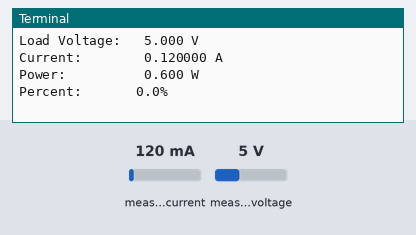
The program below on a simulated Raspberry Pi (BCM pin numbers). Parts: the last lines printed to the terminal. The test bench sets the inputs (shaded band); at power-on: measured voltage 5 V, measured current 120 mA. The clock reads 2024-03-15 10:24:30 at power-on unless the program sets it; files the program writes start out absent.

Above: at 1.2 s.
1.3 s: measured voltage set to 11.2 V
At 3.3 s:
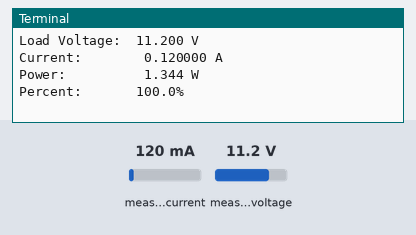
4.6 s: measured current set to 1000 mA
At 6.8 s:
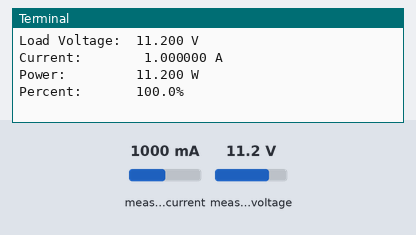
7.5 s: measured current set to 40 mA
At 8.6 s:
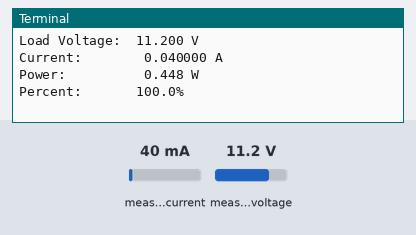
Timing chart, 0 to 10.5 s (numbered marks = the images above; inputs shaded):
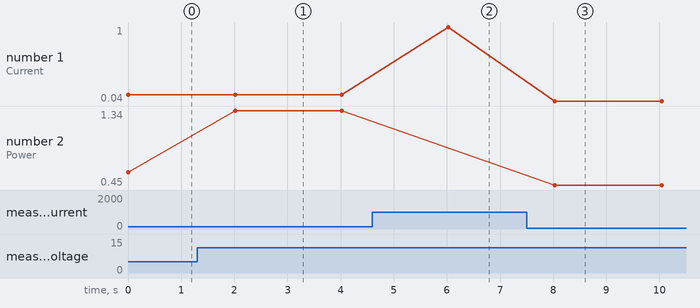

The program:

INA219.py
```python
import smbus
import time
from datetime import datetime

# Config Register (R/W)
_REG_CONFIG                 = 0x00
# SHUNT VOLTAGE REGISTER (R)
_REG_SHUNTVOLTAGE           = 0x01

# BUS VOLTAGE REGISTER (R)
_REG_BUSVOLTAGE             = 0x02

# POWER REGISTER (R)
_REG_POWER                  = 0x03

# CURRENT REGISTER (R)
_REG_CURRENT                = 0x04

# CALIBRATION REGISTER (R/W)
_REG_CALIBRATION            = 0x05

class BusVoltageRange:
    """Constants for ``bus_voltage_range``"""
    RANGE_16V               = 0x00      # set bus voltage range to 16V
    RANGE_32V               = 0x01      # set bus voltage range to 32V (default)

class Gain:
    """Constants for ``gain``"""
    DIV_1_40MV              = 0x00      # shunt prog. gain set to  1, 40 mV range
    DIV_2_80MV              = 0x01      # shunt prog. gain set to /2, 80 mV range
    DIV_4_160MV             = 0x02      # shunt prog. gain set to /4, 160 mV range
    DIV_8_320MV             = 0x03      # shunt prog. gain set to /8, 320 mV range

class ADCResolution:
    """Constants for ``bus_adc_resolution`` or ``shunt_adc_resolution``"""
    ADCRES_9BIT_1S          = 0x00      #  9bit,   1 sample,     84us
    ADCRES_10BIT_1S         = 0x01      # 10bit,   1 sample,    148us
    ADCRES_11BIT_1S         = 0x02      # 11 bit,  1 sample,    276us
    ADCRES_12BIT_1S         = 0x03      # 12 bit,  1 sample,    532us
    ADCRES_12BIT_2S         = 0x09      # 12 bit,  2 samples,  1.06ms
    ADCRES_12BIT_4S         = 0x0A      # 12 bit,  4 samples,  2.13ms
    ADCRES_12BIT_8S         = 0x0B      # 12bit,   8 samples,  4.26ms
    ADCRES_12BIT_16S        = 0x0C      # 12bit,  16 samples,  8.51ms
    ADCRES_12BIT_32S        = 0x0D      # 12bit,  32 samples, 17.02ms
    ADCRES_12BIT_64S        = 0x0E      # 12bit,  64 samples, 34.05ms
    ADCRES_12BIT_128S       = 0x0F      # 12bit, 128 samples, 68.10ms

class Mode:
    """Constants for ``mode``"""
    POWERDOW                = 0x00      # power down
    SVOLT_TRIGGERED         = 0x01      # shunt voltage triggered
    BVOLT_TRIGGERED         = 0x02      # bus voltage triggered
    SANDBVOLT_TRIGGERED     = 0x03      # shunt and bus voltage triggered
    ADCOFF                  = 0x04      # ADC off
    SVOLT_CONTINUOUS        = 0x05      # shunt voltage continuous
    BVOLT_CONTINUOUS        = 0x06      # bus voltage continuous
    SANDBVOLT_CONTINUOUS    = 0x07      # shunt and bus voltage continuous


class INA219:
    def __init__(self, i2c_bus=1, addr=0x40):
        self.bus = smbus.SMBus(i2c_bus);
        self.addr = addr

        # Set chip to known config values to start
        self._cal_value = 0
        self._current_lsb = 0
        self._power_lsb = 0
        self.set_calibration_32V_2A()

    def read(self,address):
        data = self.bus.read_i2c_block_data(self.addr, address, 2)
        return ((data[0] * 256 ) + data[1])

    def write(self,address,data):
        temp = [0,0]
        temp[1] = data & 0xFF
        temp[0] =(data & 0xFF00) >> 8
        self.bus.write_i2c_block_data(self.addr,address,temp)

    def set_calibration_32V_2A(self):
        """Configures to INA219 to be able to measure up to 32V and 2A of current. Counter
           overflow occurs at 3.2A.
           ..note :: These calculations assume a 0.1 shunt ohm resistor is present
        """
        # By default we use a pretty huge range for the input voltage,
        # which probably isn't the most appropriate choice for system
        # that don't use a lot of power.  But all of the calculations
        # are shown below if you want to change the settings.  You will
        # also need to change any relevant register settings, such as
        # setting the VBUS_MAX to 16V instead of 32V, etc.

        # VBUS_MAX = 32V             (Assumes 32V, can also be set to 16V)
        # VSHUNT_MAX = 0.32          (Assumes Gain 8, 320mV, can also be 0.16, 0.08, 0.04)
        # RSHUNT = 0.1               (Resistor value in ohms)

        # 1. Determine max possible current
        # MaxPossible_I = VSHUNT_MAX / RSHUNT
        # MaxPossible_I = 3.2A

        # 2. Determine max expected current
        # MaxExpected_I = 2.0A

        # 3. Calculate possible range of LSBs (Min = 15-bit, Max = 12-bit)
        # MinimumLSB = MaxExpected_I/32767
        # MinimumLSB = 0.000061              (61uA per bit)
        # MaximumLSB = MaxExpected_I/4096
        # MaximumLSB = 0,000488              (488uA per bit)

        # 4. Choose an LSB between the min and max values
        #    (Preferrably a roundish number close to MinLSB)
        # CurrentLSB = 0.0001 (100uA per bit)
        self._current_lsb = .1  # Current LSB = 100uA per bit

        # 5. Compute the calibration register
        # Cal = trunc (0.04096 / (Current_LSB * RSHUNT))
        # Cal = 4096 (0x1000)

        self._cal_value = 4096

        # 6. Calculate the power LSB
        # PowerLSB = 20 * CurrentLSB
        # PowerLSB = 0.002 (2mW per bit)
        self._power_lsb = .002  # Power LSB = 2mW per bit

        # 7. Compute the maximum current and shunt voltage values before overflow
        #
        # Max_Current = Current_LSB * 32767
        # Max_Current = 3.2767A before overflow
        #
        # If Max_Current > Max_Possible_I then
        #    Max_Current_Before_Overflow = MaxPossible_I
        # Else
        #    Max_Current_Before_Overflow = Max_Current
        # End If
        #
        # Max_ShuntVoltage = Max_Current_Before_Overflow * RSHUNT
        # Max_ShuntVoltage = 0.32V
        #
        # If Max_ShuntVoltage >= VSHUNT_MAX
        #    Max_ShuntVoltage_Before_Overflow = VSHUNT_MAX
        # Else
        #    Max_ShuntVoltage_Before_Overflow = Max_ShuntVoltage
        # End If

        # 8. Compute the Maximum Power
        # MaximumPower = Max_Current_Before_Overflow * VBUS_MAX
        # MaximumPower = 3.2 * 32V
        # MaximumPower = 102.4W

        # Set Calibration register to 'Cal' calculated above
        self.write(_REG_CALIBRATION,self._cal_value)

        # Set Config register to take into account the settings above
        self.bus_voltage_range = BusVoltageRange.RANGE_32V
        self.gain = Gain.DIV_8_320MV
        self.bus_adc_resolution = ADCResolution.ADCRES_12BIT_32S
        self.shunt_adc_resolution = ADCResolution.ADCRES_12BIT_32S
        self.mode = Mode.SANDBVOLT_CONTINUOUS
        self.config = self.bus_voltage_range << 13 | \
                      self.gain << 11 | \
                      self.bus_adc_resolution << 7 | \
                      self.shunt_adc_resolution << 3 | \
                      self.mode
        self.write(_REG_CONFIG,self.config)

    def getShuntVoltage_mV(self):
        self.write(_REG_CALIBRATION,self._cal_value)
        value = self.read(_REG_SHUNTVOLTAGE)
        if value > 32767:
            value -= 65535
        return value * 0.01

    def getBusVoltage_V(self):
        self.write(_REG_CALIBRATION,self._cal_value)
        self.read(_REG_BUSVOLTAGE)
        return (self.read(_REG_BUSVOLTAGE) >> 3) * 0.004

    def getCurrent_mA(self):
        value = self.read(_REG_CURRENT)
        if value > 32767:
            value -= 65535
        return value * self._current_lsb

    def getPower_W(self):
        self.write(_REG_CALIBRATION,self._cal_value)
        value = self.read(_REG_POWER)
        if value > 32767:
            value -= 65535
        return value * self._power_lsb

if __name__=='__main__':

    # Create an INA219 instance.
    ina219 = INA219(addr=0x42)

    with open('output.log', 'w') as f:
        while True:
            bus_voltage = ina219.getBusVoltage_V()             # voltage on V- (load side)
            shunt_voltage = ina219.getShuntVoltage_mV() / 1000 # voltage between V+ and V- across the shunt
            current = ina219.getCurrent_mA()                   # current in mA
            power = ina219.getPower_W()                        # power in W
            p = (bus_voltage - 6)/2.4*100
            if(p > 100):p = 100
            if(p < 0):p = 0

            current_time = datetime.now().strftime("%Y-%m-%d %H:%M:%S")

            f.write("Current Time:   {}\n".format(current_time))
            f.write("Load Voltage:  {:6.3f} V\n".format(bus_voltage))
            f.write("Current:       {:9.6f} A\n".format(current/1000))
            f.write("Power:         {:6.3f} W\n".format(power))
            f.write("Percent:       {:3.1f}%\n".format(p))
            f.write("\n")
            f.flush()

            # INA219 measure bus voltage on the load side. So PSU voltage = bus_voltage + shunt_voltage
            #print("PSU Voltage:   {:6.3f} V".format(bus_voltage + shunt_voltage))
            #print("Shunt Voltage: {:9.6f} V".format(shunt_voltage))
            print("Current Time:   {}".format(current_time))
            print("Load Voltage:  {:6.3f} V".format(bus_voltage))
            print("Current:       {:9.6f} A".format(current/1000))
            print("Power:         {:6.3f} W".format(power))
            print("Percent:       {:3.1f}%".format(p))
            print("")

            time.sleep(2)
```

Measured:
- after the input at 1.3 s, the terminal: prints a new line after 0.71 s (image 1)
- after the input at 4.6 s, the terminal: prints a new line after 1.4 s (image 2)
- after the input at 7.5 s, the terminal: prints a new line after 0.53 s (image 3)
- plotted number 1: 0.12 → 1 after the input at 4.6 s, 1 → 0.04 after the input at 7.5 s
- plotted number 2: 0.6 → 1.34 after the input at 1.3 s, 1.34 → 0.45 after the input at 7.5 s
